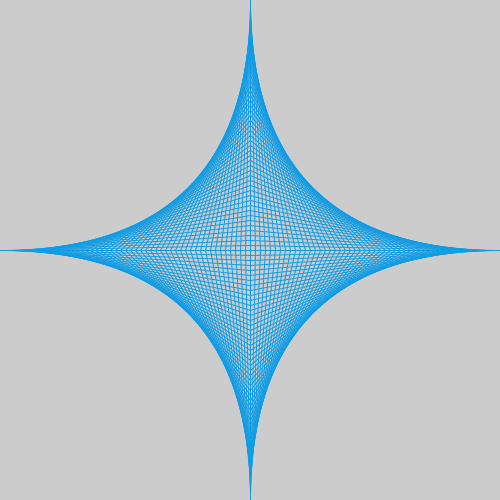
Frame 1 (no input)
Frame 60 (the mouse pressed at the canvas centre just before this capture): identical to frame 1, image omitted
Frame 120 (the mouse held since frame 60 and released just before this capture): identical to frame 1, image omitted

The Processing sketch that drew this single still picture (run headless with seeded random() and noise(); from frame 60 on, the mouse is pressed at the canvas centre):

// Processing sketch: processing_23624
// ── processing_23624.pde

float x1 = 250;

float x2 = 0;
float x3 = 250;

float x5 = 0;
float x4 = 250;

float x6 = 500;
float x7 = 250;

float x8 = 500;
float x9 = 250;

void setup()
{
  size(500,500);
  smooth();
}

void draw()
{ 
stroke(16,156,229);

while(x3>0)  
while(x2<250)

{
  line(x1,x2,x3,x1);
  x2 = x2+5;
  x3 = x3-5;
  
}

  while(x5<250)
  while(x4<500)
  {
  line(x1,x5,x4,x1);
  x4 = x4+5;
  x5 = x5+5;
  }
  while(x6>250)
  while(x7>0)
{
  line(x1,x6,x7,x1);
  x6 = x6-5;
  x7 = x7-5;
  
}
 while(x8>250)
  while(x9<500)
{
  line(x1,x8,x9,x1);
  x8 = x8-5;
  x9 = x9+5;
  line(0,x1,500,x1);
  
}

}
